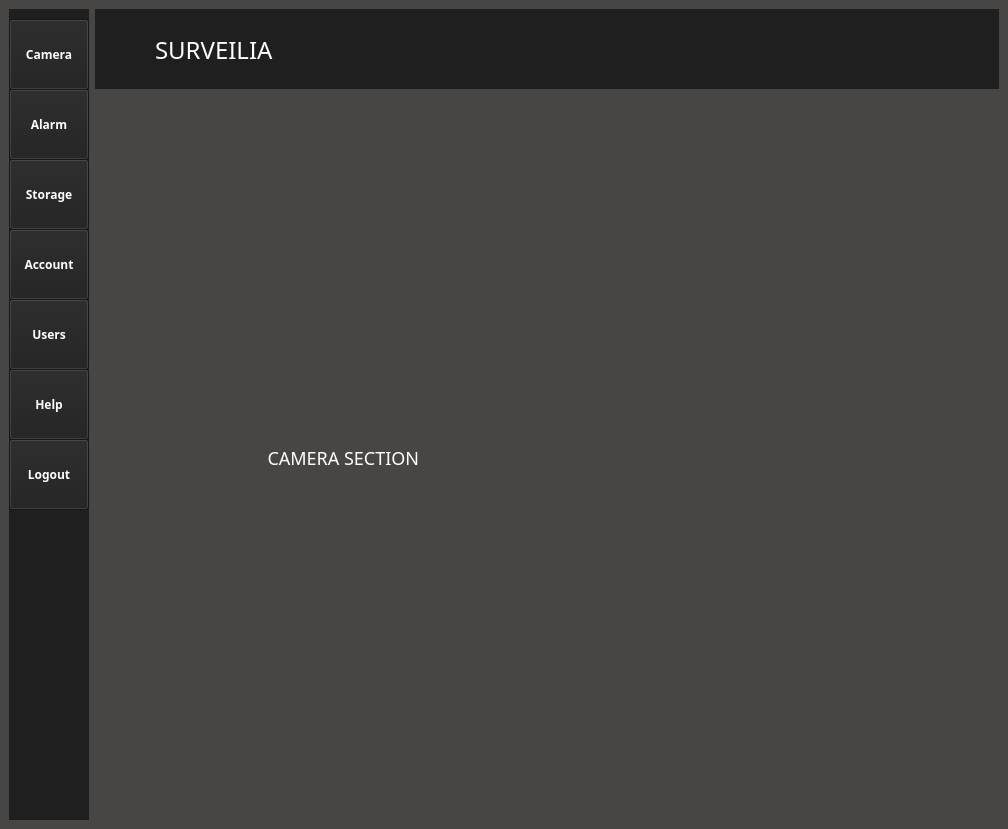
<?xml version="1.0" encoding="UTF-8"?>
<ui version="4.0">
 <class>adminMain</class>
 <widget class="QMainWindow" name="adminMain">
  <property name="geometry">
   <rect>
    <x>0</x>
    <y>0</y>
    <width>1008</width>
    <height>829</height>
   </rect>
  </property>
  <property name="minimumSize">
   <size>
    <width>1000</width>
    <height>800</height>
   </size>
  </property>
  <property name="windowTitle">
   <string>MainWindow</string>
  </property>
  <property name="styleSheet">
   <string notr="true">*{
font-family: century gothic;
background-color:#484644;
}
QLineEdit, QTextEdit{
background: #201f1f;
border:#201f1f;
color:white;
font-size:18px;
}
QLabel{
color: white;
font-size: 18px;

}
QPushButton, QToolButton{
font-weight:bold;
color:white ;
background:#201f1f;
}
QPushButton:hover{
color:white;
background-color:black;
}
</string>
  </property>
  <widget class="QWidget" name="centralwidget">
   <layout class="QHBoxLayout" name="horizontalLayout_2">
    <item>
     <widget class="QWidget" name="aMenuBar" native="true">
      <property name="minimumSize">
       <size>
        <width>80</width>
        <height>0</height>
       </size>
      </property>
      <property name="maximumSize">
       <size>
        <width>80</width>
        <height>16777215</height>
       </size>
      </property>
      <property name="styleSheet">
       <string notr="true">*{background: #201f1f;}
QToolButton:hover{
     background-color:#3b3a3a;
}
QToolButton:pressed{
     background-color: #605E5C ;     
}</string>
      </property>
      <widget class="QToolButton" name="aCamera_toolButton">
       <property name="geometry">
        <rect>
         <x>0</x>
         <y>10</y>
         <width>80</width>
         <height>71</height>
        </rect>
       </property>
       <property name="minimumSize">
        <size>
         <width>80</width>
         <height>0</height>
        </size>
       </property>
       <property name="maximumSize">
        <size>
         <width>80</width>
         <height>16777215</height>
        </size>
       </property>
       <property name="font">
        <font>
         <family>century gothic</family>
         <weight>75</weight>
         <bold>true</bold>
        </font>
       </property>
       <property name="text">
        <string>Camera</string>
       </property>
       <property name="icon">
        <iconset>
         <normaloff>camera-24.png</normaloff>camera-24.png</iconset>
       </property>
       <property name="iconSize">
        <size>
         <width>30</width>
         <height>30</height>
        </size>
       </property>
       <property name="toolButtonStyle">
        <enum>Qt::ToolButtonTextUnderIcon</enum>
       </property>
      </widget>
      <widget class="QToolButton" name="aAlarm_toolButton">
       <property name="geometry">
        <rect>
         <x>0</x>
         <y>80</y>
         <width>80</width>
         <height>71</height>
        </rect>
       </property>
       <property name="minimumSize">
        <size>
         <width>80</width>
         <height>0</height>
        </size>
       </property>
       <property name="maximumSize">
        <size>
         <width>80</width>
         <height>16777215</height>
        </size>
       </property>
       <property name="font">
        <font>
         <family>century gothic</family>
         <weight>75</weight>
         <bold>true</bold>
        </font>
       </property>
       <property name="text">
        <string>Alarm</string>
       </property>
       <property name="icon">
        <iconset>
         <normaloff>alarm-clock-24.png</normaloff>alarm-clock-24.png</iconset>
       </property>
       <property name="iconSize">
        <size>
         <width>30</width>
         <height>30</height>
        </size>
       </property>
       <property name="toolButtonStyle">
        <enum>Qt::ToolButtonTextUnderIcon</enum>
       </property>
      </widget>
      <widget class="QToolButton" name="aStorage_toolButton">
       <property name="geometry">
        <rect>
         <x>0</x>
         <y>150</y>
         <width>80</width>
         <height>71</height>
        </rect>
       </property>
       <property name="minimumSize">
        <size>
         <width>80</width>
         <height>0</height>
        </size>
       </property>
       <property name="maximumSize">
        <size>
         <width>80</width>
         <height>16777215</height>
        </size>
       </property>
       <property name="font">
        <font>
         <family>century gothic</family>
         <weight>75</weight>
         <bold>true</bold>
        </font>
       </property>
       <property name="text">
        <string>Storage</string>
       </property>
       <property name="icon">
        <iconset>
         <normaloff>database-5-24.png</normaloff>database-5-24.png</iconset>
       </property>
       <property name="iconSize">
        <size>
         <width>30</width>
         <height>30</height>
        </size>
       </property>
       <property name="toolButtonStyle">
        <enum>Qt::ToolButtonTextUnderIcon</enum>
       </property>
      </widget>
      <widget class="QToolButton" name="aAccount_toolButton">
       <property name="geometry">
        <rect>
         <x>0</x>
         <y>220</y>
         <width>80</width>
         <height>71</height>
        </rect>
       </property>
       <property name="minimumSize">
        <size>
         <width>80</width>
         <height>0</height>
        </size>
       </property>
       <property name="maximumSize">
        <size>
         <width>80</width>
         <height>16777215</height>
        </size>
       </property>
       <property name="font">
        <font>
         <family>century gothic</family>
         <weight>75</weight>
         <bold>true</bold>
        </font>
       </property>
       <property name="text">
        <string>Account</string>
       </property>
       <property name="icon">
        <iconset>
         <normaloff>contacts-24.png</normaloff>contacts-24.png</iconset>
       </property>
       <property name="iconSize">
        <size>
         <width>30</width>
         <height>30</height>
        </size>
       </property>
       <property name="toolButtonStyle">
        <enum>Qt::ToolButtonTextUnderIcon</enum>
       </property>
      </widget>
      <widget class="QToolButton" name="aHelp_toolButton">
       <property name="geometry">
        <rect>
         <x>0</x>
         <y>360</y>
         <width>80</width>
         <height>71</height>
        </rect>
       </property>
       <property name="minimumSize">
        <size>
         <width>80</width>
         <height>0</height>
        </size>
       </property>
       <property name="maximumSize">
        <size>
         <width>80</width>
         <height>16777215</height>
        </size>
       </property>
       <property name="font">
        <font>
         <family>century gothic</family>
         <weight>75</weight>
         <bold>true</bold>
        </font>
       </property>
       <property name="text">
        <string>Help</string>
       </property>
       <property name="icon">
        <iconset>
         <normaloff>question-mark-24.png</normaloff>question-mark-24.png</iconset>
       </property>
       <property name="iconSize">
        <size>
         <width>30</width>
         <height>30</height>
        </size>
       </property>
       <property name="toolButtonStyle">
        <enum>Qt::ToolButtonTextUnderIcon</enum>
       </property>
      </widget>
      <widget class="QToolButton" name="aLogout_toolButton">
       <property name="geometry">
        <rect>
         <x>0</x>
         <y>430</y>
         <width>80</width>
         <height>71</height>
        </rect>
       </property>
       <property name="minimumSize">
        <size>
         <width>80</width>
         <height>0</height>
        </size>
       </property>
       <property name="maximumSize">
        <size>
         <width>80</width>
         <height>16777215</height>
        </size>
       </property>
       <property name="font">
        <font>
         <family>century gothic</family>
         <weight>75</weight>
         <bold>true</bold>
        </font>
       </property>
       <property name="text">
        <string>Logout</string>
       </property>
       <property name="icon">
        <iconset>
         <normaloff>logout-24.png</normaloff>logout-24.png</iconset>
       </property>
       <property name="iconSize">
        <size>
         <width>30</width>
         <height>30</height>
        </size>
       </property>
       <property name="toolButtonStyle">
        <enum>Qt::ToolButtonTextUnderIcon</enum>
       </property>
      </widget>
      <widget class="QToolButton" name="aUsers_toolButton">
       <property name="geometry">
        <rect>
         <x>0</x>
         <y>290</y>
         <width>80</width>
         <height>71</height>
        </rect>
       </property>
       <property name="minimumSize">
        <size>
         <width>80</width>
         <height>0</height>
        </size>
       </property>
       <property name="maximumSize">
        <size>
         <width>80</width>
         <height>16777215</height>
        </size>
       </property>
       <property name="font">
        <font>
         <family>century gothic</family>
         <weight>75</weight>
         <bold>true</bold>
        </font>
       </property>
       <property name="text">
        <string>Users</string>
       </property>
       <property name="icon">
        <iconset>
         <normaloff>group-24.png</normaloff>group-24.png</iconset>
       </property>
       <property name="iconSize">
        <size>
         <width>30</width>
         <height>30</height>
        </size>
       </property>
       <property name="toolButtonStyle">
        <enum>Qt::ToolButtonTextUnderIcon</enum>
       </property>
      </widget>
      <zorder>aCamera_toolButton</zorder>
      <zorder>aAlarm_toolButton</zorder>
      <zorder>aStorage_toolButton</zorder>
      <zorder>aAccount_toolButton</zorder>
      <zorder>aUsers_toolButton</zorder>
      <zorder>aHelp_toolButton</zorder>
      <zorder>aLogout_toolButton</zorder>
     </widget>
    </item>
    <item>
     <layout class="QVBoxLayout" name="verticalLayout">
      <item>
       <layout class="QVBoxLayout" name="verticalLayout_2">
        <item>
         <widget class="QWidget" name="aTitleBar" native="true">
          <property name="sizePolicy">
           <sizepolicy hsizetype="Expanding" vsizetype="Preferred">
            <horstretch>0</horstretch>
            <verstretch>0</verstretch>
           </sizepolicy>
          </property>
          <property name="minimumSize">
           <size>
            <width>0</width>
            <height>80</height>
           </size>
          </property>
          <property name="maximumSize">
           <size>
            <width>16777215</width>
            <height>80</height>
           </size>
          </property>
          <property name="styleSheet">
           <string notr="true">background: #201f1f;
font-size: 24px;</string>
          </property>
          <widget class="QLabel" name="aTitle_label">
           <property name="geometry">
            <rect>
             <x>60</x>
             <y>30</y>
             <width>121</width>
             <height>21</height>
            </rect>
           </property>
           <property name="text">
            <string>SURVEILIA</string>
           </property>
          </widget>
         </widget>
        </item>
        <item>
         <widget class="QStackedWidget" name="aStackedWidget">
          <property name="styleSheet">
           <string notr="true">QTableWidget{ 
  width: 100%;
   padding: 15px;
  text-align: left;
color: white;
}


QHeaderView::section {
color:white;
    background-color: #646464;
    padding: 4px;
    border: 1px solid black;
    font-size: 16px;
font-weight:bold;

}

QTableWidget {
    gridline-color: black;
    font-size: 14px;
}

QTableWidget QTableCornerButton::section {
    background-color: #646464;
    border: 1px solid black;
}</string>
          </property>
          <property name="currentIndex">
           <number>0</number>
          </property>
          <widget class="QWidget" name="aCamera_page">
           <layout class="QVBoxLayout" name="verticalLayout_7">
            <item>
             <widget class="QLabel" name="aCamera_label">
              <property name="text">
               <string>                                   CAMERA SECTION</string>
              </property>
             </widget>
            </item>
           </layout>
          </widget>
          <widget class="QWidget" name="aAlarm_page">
           <layout class="QVBoxLayout" name="verticalLayout_3">
            <item>
             <layout class="QHBoxLayout" name="horizontalLayout_3">
              <item>
               <spacer name="horizontalSpacer_4">
                <property name="orientation">
                 <enum>Qt::Horizontal</enum>
                </property>
                <property name="sizeType">
                 <enum>QSizePolicy::Minimum</enum>
                </property>
                <property name="sizeHint" stdset="0">
                 <size>
                  <width>40</width>
                  <height>20</height>
                 </size>
                </property>
               </spacer>
              </item>
              <item>
               <widget class="QLabel" name="aAlarmHistory_label">
                <property name="styleSheet">
                 <string notr="true">FONT-WEIGHT:BOLD;
font-size:24px</string>
                </property>
                <property name="text">
                 <string>ALARM HISTORY</string>
                </property>
                <property name="alignment">
                 <set>Qt::AlignLeading|Qt::AlignLeft|Qt::AlignVCenter</set>
                </property>
               </widget>
              </item>
              <item>
               <spacer name="horizontalSpacer_3">
                <property name="orientation">
                 <enum>Qt::Horizontal</enum>
                </property>
                <property name="sizeHint" stdset="0">
                 <size>
                  <width>40</width>
                  <height>20</height>
                 </size>
                </property>
               </spacer>
              </item>
             </layout>
            </item>
            <item>
             <layout class="QHBoxLayout" name="horizontalLayout">
              <item>
               <spacer name="horizontalSpacer">
                <property name="orientation">
                 <enum>Qt::Horizontal</enum>
                </property>
                <property name="sizeType">
                 <enum>QSizePolicy::Minimum</enum>
                </property>
                <property name="sizeHint" stdset="0">
                 <size>
                  <width>40</width>
                  <height>20</height>
                 </size>
                </property>
               </spacer>
              </item>
              <item>
               <widget class="QTableWidget" name="aAlarm_tableWidget">
                <property name="sizePolicy">
                 <sizepolicy hsizetype="Expanding" vsizetype="Expanding">
                  <horstretch>0</horstretch>
                  <verstretch>0</verstretch>
                 </sizepolicy>
                </property>
                <property name="minimumSize">
                 <size>
                  <width>800</width>
                  <height>0</height>
                 </size>
                </property>
                <property name="styleSheet">
                 <string notr="true">QTableWidget{ 
  width: 100%;
   padding: 15px;
  text-align: left;
color: white;
}


QHeaderView::section {
color:white;
    background-color: #646464;
    padding: 4px;
    border: 1px solid black;
    font-size: 16px;
font-weight:bold;

}

QTableWidget {
    gridline-color: black;
    font-size: 14px;
}

QTableWidget QTableCornerButton::section {
    background-color: #646464;
    border: 1px solid black;
}</string>
                </property>
                <property name="frameShape">
                 <enum>QFrame::NoFrame</enum>
                </property>
                <property name="frameShadow">
                 <enum>QFrame::Plain</enum>
                </property>
                <property name="sortingEnabled">
                 <bool>true</bool>
                </property>
                <attribute name="horizontalHeaderCascadingSectionResizes">
                 <bool>true</bool>
                </attribute>
                <attribute name="horizontalHeaderDefaultSectionSize">
                 <number>150</number>
                </attribute>
                <attribute name="horizontalHeaderMinimumSectionSize">
                 <number>50</number>
                </attribute>
                <attribute name="horizontalHeaderStretchLastSection">
                 <bool>true</bool>
                </attribute>
                <attribute name="verticalHeaderVisible">
                 <bool>false</bool>
                </attribute>
                <attribute name="verticalHeaderMinimumSectionSize">
                 <number>30</number>
                </attribute>
                <row>
                 <property name="text">
                  <string>New Row</string>
                 </property>
                </row>
                <row>
                 <property name="text">
                  <string>New Row</string>
                 </property>
                </row>
                <row>
                 <property name="text">
                  <string>New Row</string>
                 </property>
                </row>
                <row>
                 <property name="text">
                  <string>New Row</string>
                 </property>
                </row>
                <row>
                 <property name="text">
                  <string>New Row</string>
                 </property>
                </row>
                <column>
                 <property name="text">
                  <string>ID</string>
                 </property>
                </column>
                <column>
                 <property name="text">
                  <string>Camera ID</string>
                 </property>
                </column>
                <column>
                 <property name="text">
                  <string>Time</string>
                 </property>
                </column>
                <column>
                 <property name="text">
                  <string>Alarm Description</string>
                 </property>
                </column>
                <column>
                 <property name="text">
                  <string>Anomaly Clip</string>
                 </property>
                </column>
               </widget>
              </item>
              <item>
               <spacer name="horizontalSpacer_2">
                <property name="orientation">
                 <enum>Qt::Horizontal</enum>
                </property>
                <property name="sizeHint" stdset="0">
                 <size>
                  <width>40</width>
                  <height>20</height>
                 </size>
                </property>
               </spacer>
              </item>
             </layout>
            </item>
           </layout>
          </widget>
          <widget class="QWidget" name="aStorage_page">
           <layout class="QVBoxLayout" name="verticalLayout_4">
            <item>
             <layout class="QHBoxLayout" name="horizontalLayout_4">
              <item>
               <spacer name="horizontalSpacer_5">
                <property name="orientation">
                 <enum>Qt::Horizontal</enum>
                </property>
                <property name="sizeType">
                 <enum>QSizePolicy::Minimum</enum>
                </property>
                <property name="sizeHint" stdset="0">
                 <size>
                  <width>40</width>
                  <height>20</height>
                 </size>
                </property>
               </spacer>
              </item>
              <item>
               <widget class="QLabel" name="aStorage_label">
                <property name="styleSheet">
                 <string notr="true">FONT-WEIGHT:BOLD;
font-size:24px</string>
                </property>
                <property name="text">
                 <string>STORAGE</string>
                </property>
                <property name="alignment">
                 <set>Qt::AlignLeading|Qt::AlignLeft|Qt::AlignVCenter</set>
                </property>
               </widget>
              </item>
              <item>
               <spacer name="horizontalSpacer_6">
                <property name="orientation">
                 <enum>Qt::Horizontal</enum>
                </property>
                <property name="sizeHint" stdset="0">
                 <size>
                  <width>40</width>
                  <height>20</height>
                 </size>
                </property>
               </spacer>
              </item>
             </layout>
            </item>
            <item>
             <layout class="QHBoxLayout" name="horizontalLayout_5">
              <item>
               <widget class="QLabel" name="aShow_label">
                <property name="text">
                 <string>        Show:</string>
                </property>
               </widget>
              </item>
              <item>
               <spacer name="horizontalSpacer_9">
                <property name="orientation">
                 <enum>Qt::Horizontal</enum>
                </property>
                <property name="sizeType">
                 <enum>QSizePolicy::Minimum</enum>
                </property>
                <property name="sizeHint" stdset="0">
                 <size>
                  <width>40</width>
                  <height>20</height>
                 </size>
                </property>
               </spacer>
              </item>
              <item>
               <widget class="QCheckBox" name="aAnomalyClip_checkBox">
                <property name="styleSheet">
                 <string notr="true">
font-size:16px;
color:white;</string>
                </property>
                <property name="text">
                 <string>Anomaly Clip</string>
                </property>
               </widget>
              </item>
              <item>
               <widget class="QCheckBox" name="aCameraFeed_checkBox">
                <property name="styleSheet">
                 <string notr="true">
font-size:16px;
color:white;</string>
                </property>
                <property name="text">
                 <string>Camera Feed</string>
                </property>
                <property name="iconSize">
                 <size>
                  <width>30</width>
                  <height>30</height>
                 </size>
                </property>
                <property name="checked">
                 <bool>false</bool>
                </property>
                <property name="autoRepeat">
                 <bool>false</bool>
                </property>
                <property name="autoExclusive">
                 <bool>false</bool>
                </property>
                <property name="tristate">
                 <bool>false</bool>
                </property>
               </widget>
              </item>
              <item>
               <spacer name="horizontalSpacer_10">
                <property name="orientation">
                 <enum>Qt::Horizontal</enum>
                </property>
                <property name="sizeHint" stdset="0">
                 <size>
                  <width>40</width>
                  <height>20</height>
                 </size>
                </property>
               </spacer>
              </item>
             </layout>
            </item>
            <item>
             <layout class="QHBoxLayout" name="horizontalLayout_6">
              <item>
               <spacer name="horizontalSpacer_7">
                <property name="orientation">
                 <enum>Qt::Horizontal</enum>
                </property>
                <property name="sizeType">
                 <enum>QSizePolicy::Minimum</enum>
                </property>
                <property name="sizeHint" stdset="0">
                 <size>
                  <width>40</width>
                  <height>20</height>
                 </size>
                </property>
               </spacer>
              </item>
              <item>
               <widget class="QTableWidget" name="aStorage_tableWidget">
                <property name="minimumSize">
                 <size>
                  <width>700</width>
                  <height>0</height>
                 </size>
                </property>
                <property name="styleSheet">
                 <string notr="true">QTableWidget{ 
  width: 100%;
   padding: 15px;
  text-align: left;
color: white;
}


QHeaderView::section {
color:white;
    background-color: #646464;
    padding: 4px;
    border: 1px solid black;
    font-size: 16px;
font-weight:bold;

}

QTableWidget {
    gridline-color: black;
    font-size: 14px;
}

QTableWidget QTableCornerButton::section {
    background-color: #646464;
    border: 1px solid black;
}</string>
                </property>
                <property name="frameShape">
                 <enum>QFrame::NoFrame</enum>
                </property>
                <attribute name="horizontalHeaderCascadingSectionResizes">
                 <bool>true</bool>
                </attribute>
                <attribute name="horizontalHeaderDefaultSectionSize">
                 <number>150</number>
                </attribute>
                <attribute name="horizontalHeaderStretchLastSection">
                 <bool>true</bool>
                </attribute>
                <attribute name="verticalHeaderVisible">
                 <bool>false</bool>
                </attribute>
                <attribute name="verticalHeaderHighlightSections">
                 <bool>false</bool>
                </attribute>
                <row>
                 <property name="text">
                  <string>New Row</string>
                 </property>
                </row>
                <row>
                 <property name="text">
                  <string>New Row</string>
                 </property>
                </row>
                <row>
                 <property name="text">
                  <string>New Row</string>
                 </property>
                </row>
                <row>
                 <property name="text">
                  <string>New Row</string>
                 </property>
                </row>
                <row>
                 <property name="text">
                  <string>New Row</string>
                 </property>
                </row>
                <row>
                 <property name="text">
                  <string>New Row</string>
                 </property>
                </row>
                <column>
                 <property name="text">
                  <string>ID</string>
                 </property>
                </column>
                <column>
                 <property name="text">
                  <string>Filename</string>
                 </property>
                </column>
                <column>
                 <property name="text">
                  <string>Date</string>
                 </property>
                </column>
                <column>
                 <property name="text">
                  <string>Size</string>
                 </property>
                </column>
               </widget>
              </item>
              <item>
               <spacer name="horizontalSpacer_8">
                <property name="orientation">
                 <enum>Qt::Horizontal</enum>
                </property>
                <property name="sizeHint" stdset="0">
                 <size>
                  <width>40</width>
                  <height>20</height>
                 </size>
                </property>
               </spacer>
              </item>
             </layout>
            </item>
           </layout>
          </widget>
          <widget class="QWidget" name="aAccount_page">
           <layout class="QVBoxLayout" name="verticalLayout_5">
            <item>
             <layout class="QHBoxLayout" name="horizontalLayout_7">
              <item>
               <spacer name="horizontalSpacer_12">
                <property name="orientation">
                 <enum>Qt::Horizontal</enum>
                </property>
                <property name="sizeType">
                 <enum>QSizePolicy::Minimum</enum>
                </property>
                <property name="sizeHint" stdset="0">
                 <size>
                  <width>40</width>
                  <height>20</height>
                 </size>
                </property>
               </spacer>
              </item>
              <item>
               <layout class="QFormLayout" name="aAccount_form">
                <item row="0" column="0">
                 <widget class="QLabel" name="aAccountInfo_label">
                  <property name="styleSheet">
                   <string notr="true">FONT-WEIGHT:BOLD;
font-size:24px;</string>
                  </property>
                  <property name="text">
                   <string>ACCOUNT INFORMATION</string>
                  </property>
                 </widget>
                </item>
                <item row="1" column="0">
                 <spacer name="verticalSpacer_4">
                  <property name="orientation">
                   <enum>Qt::Vertical</enum>
                  </property>
                  <property name="sizeHint" stdset="0">
                   <size>
                    <width>20</width>
                    <height>40</height>
                   </size>
                  </property>
                 </spacer>
                </item>
                <item row="2" column="0">
                 <widget class="QLabel" name="aUsername_label">
                  <property name="text">
                   <string>Username:</string>
                  </property>
                 </widget>
                </item>
                <item row="2" column="1">
                 <widget class="QLineEdit" name="aUsername_lineEdit">
                  <property name="text">
                   <string>Ifrah Tehleel</string>
                  </property>
                 </widget>
                </item>
                <item row="3" column="0">
                 <widget class="QLabel" name="aPassword_label">
                  <property name="text">
                   <string>Password:</string>
                  </property>
                 </widget>
                </item>
                <item row="3" column="1">
                 <widget class="QLineEdit" name="aPassword_lineEdit">
                  <property name="text">
                   <string>Ifrah</string>
                  </property>
                  <property name="echoMode">
                   <enum>QLineEdit::Password</enum>
                  </property>
                 </widget>
                </item>
                <item row="4" column="0">
                 <widget class="QLabel" name="aContactInfo_label">
                  <property name="text">
                   <string>Contact Info:</string>
                  </property>
                 </widget>
                </item>
                <item row="4" column="1">
                 <widget class="QLineEdit" name="aContactInfo_lineEdit">
                  <property name="text">
                   <string>+923014474797</string>
                  </property>
                 </widget>
                </item>
                <item row="5" column="0">
                 <widget class="QLabel" name="aAddress_label">
                  <property name="text">
                   <string>Address:</string>
                  </property>
                 </widget>
                </item>
                <item row="5" column="1">
                 <widget class="QTextEdit" name="aAddress_lineEdit">
                  <property name="html">
                   <string>&lt;!DOCTYPE HTML PUBLIC &quot;-//W3C//DTD HTML 4.0//EN&quot; &quot;http://www.w3.org/TR/REC-html40/strict.dtd&quot;&gt;
&lt;html&gt;&lt;head&gt;&lt;meta name=&quot;qrichtext&quot; content=&quot;1&quot; /&gt;&lt;style type=&quot;text/css&quot;&gt;
p, li { white-space: pre-wrap; }
&lt;/style&gt;&lt;/head&gt;&lt;body style=&quot; font-family:'century gothic'; font-size:18px; font-weight:400; font-style:normal;&quot;&gt;
&lt;p style=&quot; margin-top:0px; margin-bottom:0px; margin-left:0px; margin-right:0px; -qt-block-indent:0; text-indent:0px;&quot;&gt;&lt;span style=&quot; font-size:8.21053pt;&quot;&gt;49-A , Wapda Town, Lahore&lt;/span&gt;&lt;/p&gt;
&lt;p style=&quot;-qt-paragraph-type:empty; margin-top:0px; margin-bottom:0px; margin-left:0px; margin-right:0px; -qt-block-indent:0; text-indent:0px; font-size:8.21053pt;&quot;&gt;&lt;br /&gt;&lt;/p&gt;&lt;/body&gt;&lt;/html&gt;</string>
                  </property>
                 </widget>
                </item>
                <item row="6" column="1">
                 <spacer name="verticalSpacer_5">
                  <property name="orientation">
                   <enum>Qt::Vertical</enum>
                  </property>
                  <property name="sizeHint" stdset="0">
                   <size>
                    <width>20</width>
                    <height>40</height>
                   </size>
                  </property>
                 </spacer>
                </item>
                <item row="7" column="1">
                 <widget class="QPushButton" name="aEdit_pushButton">
                  <property name="styleSheet">
                   <string notr="true">FONT-SIZE: 18PX;</string>
                  </property>
                  <property name="text">
                   <string>EDIT</string>
                  </property>
                 </widget>
                </item>
               </layout>
              </item>
              <item>
               <spacer name="horizontalSpacer_11">
                <property name="orientation">
                 <enum>Qt::Horizontal</enum>
                </property>
                <property name="sizeHint" stdset="0">
                 <size>
                  <width>40</width>
                  <height>20</height>
                 </size>
                </property>
               </spacer>
              </item>
             </layout>
            </item>
           </layout>
          </widget>
          <widget class="QWidget" name="aUsers_page">
           <layout class="QVBoxLayout" name="verticalLayout_8">
            <item>
             <layout class="QHBoxLayout" name="horizontalLayout_8">
              <item>
               <spacer name="horizontalSpacer_13">
                <property name="orientation">
                 <enum>Qt::Horizontal</enum>
                </property>
                <property name="sizeType">
                 <enum>QSizePolicy::Fixed</enum>
                </property>
                <property name="sizeHint" stdset="0">
                 <size>
                  <width>40</width>
                  <height>20</height>
                 </size>
                </property>
               </spacer>
              </item>
              <item>
               <widget class="QLabel" name="aUserInfo_label">
                <property name="styleSheet">
                 <string notr="true">FONT-WEIGHT:BOLD;
font-size:24px;FONT-WEIGHT:BOLD;</string>
                </property>
                <property name="text">
                 <string>  USERS INFORMATION</string>
                </property>
               </widget>
              </item>
              <item>
               <spacer name="horizontalSpacer_14">
                <property name="orientation">
                 <enum>Qt::Horizontal</enum>
                </property>
                <property name="sizeHint" stdset="0">
                 <size>
                  <width>40</width>
                  <height>20</height>
                 </size>
                </property>
               </spacer>
              </item>
             </layout>
            </item>
            <item>
             <layout class="QHBoxLayout" name="horizontalLayout_9">
              <item>
               <spacer name="horizontalSpacer_15">
                <property name="orientation">
                 <enum>Qt::Horizontal</enum>
                </property>
                <property name="sizeType">
                 <enum>QSizePolicy::Fixed</enum>
                </property>
                <property name="sizeHint" stdset="0">
                 <size>
                  <width>55</width>
                  <height>20</height>
                 </size>
                </property>
               </spacer>
              </item>
              <item>
               <widget class="QPushButton" name="aUserAdd_pushButton">
                <property name="text">
                 <string>ADD</string>
                </property>
               </widget>
              </item>
              <item>
               <widget class="QPushButton" name="aUserDelete_pushButton">
                <property name="text">
                 <string>DELETE</string>
                </property>
               </widget>
              </item>
              <item>
               <spacer name="horizontalSpacer_16">
                <property name="orientation">
                 <enum>Qt::Horizontal</enum>
                </property>
                <property name="sizeHint" stdset="0">
                 <size>
                  <width>40</width>
                  <height>20</height>
                 </size>
                </property>
               </spacer>
              </item>
             </layout>
            </item>
            <item>
             <layout class="QHBoxLayout" name="horizontalLayout_10">
              <item>
               <spacer name="horizontalSpacer_17">
                <property name="orientation">
                 <enum>Qt::Horizontal</enum>
                </property>
                <property name="sizeType">
                 <enum>QSizePolicy::Fixed</enum>
                </property>
                <property name="sizeHint" stdset="0">
                 <size>
                  <width>40</width>
                  <height>20</height>
                 </size>
                </property>
               </spacer>
              </item>
              <item>
               <widget class="QTableWidget" name="aUser_tableWidget">
                <property name="minimumSize">
                 <size>
                  <width>800</width>
                  <height>0</height>
                 </size>
                </property>
                <property name="styleSheet">
                 <string notr="true">QTableWidget{ 
  width: 100%;
   padding: 15px;
  text-align: left;
color: white;
}


QHeaderView::section {
color:white;
    background-color: #646464;
    padding: 4px;
    border: 1px solid black;
    font-size: 16px;
font-weight:bold;

}

QTableWidget {
    gridline-color: black;
    font-size: 14px;
}

QTableWidget QTableCornerButton::section {
    background-color: #646464;
    border: 1px solid black;
}</string>
                </property>
                <property name="frameShape">
                 <enum>QFrame::NoFrame</enum>
                </property>
                <property name="frameShadow">
                 <enum>QFrame::Plain</enum>
                </property>
                <attribute name="horizontalHeaderCascadingSectionResizes">
                 <bool>true</bool>
                </attribute>
                <attribute name="horizontalHeaderShowSortIndicator" stdset="0">
                 <bool>true</bool>
                </attribute>
                <attribute name="horizontalHeaderStretchLastSection">
                 <bool>true</bool>
                </attribute>
                <attribute name="verticalHeaderVisible">
                 <bool>false</bool>
                </attribute>
                <row>
                 <property name="text">
                  <string>New Row</string>
                 </property>
                </row>
                <row>
                 <property name="text">
                  <string>New Row</string>
                 </property>
                </row>
                <row>
                 <property name="text">
                  <string>New Row</string>
                 </property>
                </row>
                <row>
                 <property name="text">
                  <string>New Row</string>
                 </property>
                </row>
                <row>
                 <property name="text">
                  <string>New Row</string>
                 </property>
                </row>
                <column>
                 <property name="text">
                  <string>ID</string>
                 </property>
                </column>
                <column>
                 <property name="text">
                  <string>Name</string>
                 </property>
                </column>
                <column>
                 <property name="text">
                  <string>Password</string>
                 </property>
                </column>
                <column>
                 <property name="text">
                  <string>Contact Info</string>
                 </property>
                </column>
                <column>
                 <property name="text">
                  <string>Address</string>
                 </property>
                </column>
               </widget>
              </item>
              <item>
               <spacer name="horizontalSpacer_18">
                <property name="orientation">
                 <enum>Qt::Horizontal</enum>
                </property>
                <property name="sizeHint" stdset="0">
                 <size>
                  <width>40</width>
                  <height>20</height>
                 </size>
                </property>
               </spacer>
              </item>
             </layout>
            </item>
           </layout>
          </widget>
          <widget class="QWidget" name="aHelp_page">
           <layout class="QVBoxLayout" name="verticalLayout_6">
            <item>
             <widget class="QLabel" name="aHelp_label">
              <property name="text">
               <string>                                                                               HELP SECTION</string>
              </property>
             </widget>
            </item>
           </layout>
          </widget>
         </widget>
        </item>
       </layout>
      </item>
     </layout>
    </item>
   </layout>
  </widget>
 </widget>
 <resources/>
 <connections/>
</ui>
